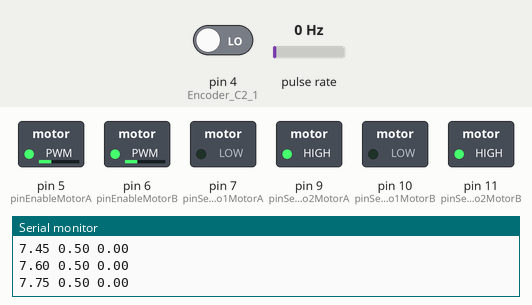
A sketch run on a simulated Arduino Uno, built with avr-gcc and run on an emulated ATmega328P. Shown: switched loads named in the sketch (green lamp = pin HIGH), the last lines printed to the serial monitor. Wiring (inferred from the names in the program): pulse sensor: data pin 2. Inputs (shaded band) come from the test bench; at power-on: pulse rate 0 Hz, pin 4 (Encoder_C2_1) LOW.

Above: at 1.29 s.
1.3 s: pulse rate (sensor on pin 2) set to 4 Hz
At 3.08 s:
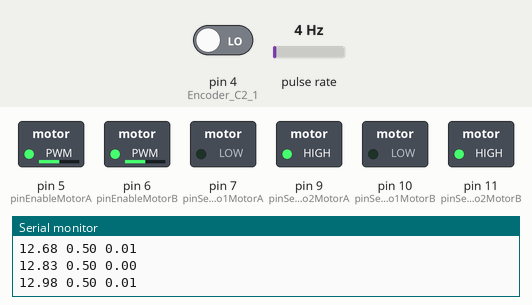
4.3 s: pin 4 (Encoder_C2_1) driven HIGH
At 6.2 s:
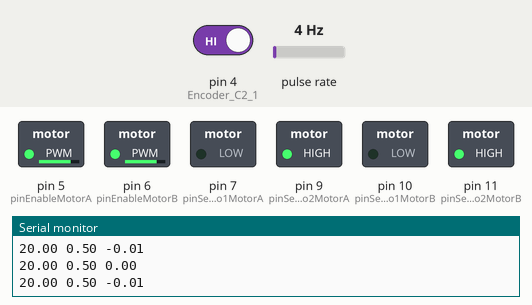
Timing chart, 0 to 7.7 s (numbered marks = the images above; inputs shaded):
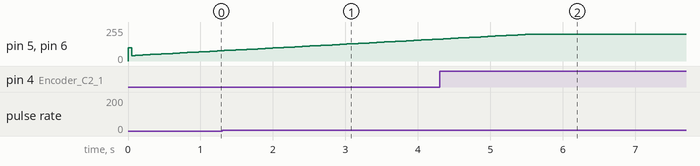

Measured:
- after the input at 4.3 s, pin 5 (pinEnableMotorA), pin 6 (pinEnableMotorB): goes on until 5.5 s, then stays 200/255

The sketch:

controlador_teste.ino
```cpp
/* ------------- Variaveis para primeiro encoder   */
const byte Encoder_C1_1 = 2;
const byte Encoder_C2_1 = 4;
byte Encoder_C1_1Last_ESQ;
long int duracao_ESQ;
boolean Direcao_ESQ;

#define pinEnableMotorA  5
#define pinEnableMotorB 6

#define pinSentido1MotorA 7
#define pinSentido2MotorA 9

#define pinSentido1MotorB 10
#define pinSentido2MotorB 11

unsigned long currentTime;
unsigned long lastTime = 0;
const unsigned long periodTime = 50;

float w = 0;
int n = 0;
float Pi = 3.1415926535;
float Setpoint = 0.5;


float cntrlP = 0;
float cntrlI = 0;
float cntrlD = 0;
float cntrlSignal = 0;
float error, lastError = 0;
float kp = 0.03;
float ki = 0.06;
float kd = 0.007;

#define ERRO_MIN 75

void setup() {
  Serial.begin(9600);
  pinMode(pinEnableMotorA, OUTPUT); // Colocando os pinos como saída
  pinMode(pinEnableMotorB, OUTPUT);
  pinMode(pinSentido1MotorA, OUTPUT);
  pinMode(pinSentido2MotorA, OUTPUT);
  pinMode(pinSentido1MotorB, OUTPUT);
  pinMode(pinSentido2MotorB, OUTPUT);
  EncoderInit();
  mov(1, 100, 1, 100);
}

void loop() {
  // Control Loop Frequency Time
  if (millis() > lastTime + periodTime)
  {
    lastTime = millis(); // Reset Timer
    noInterrupts();
    n = duracao_ESQ;
    duracao_ESQ = 0;
    interrupts();


    w = (2 * Pi * n) / (periodTime * 20); //Calculo da velocidade W de uma roda
    lastError = error; //Salvo erro passado
    error = Setpoint - w;  //Calculo novo erro
    cntrlP = kp * error;
    cntrlI = cntrlI + ki * error * periodTime;
    cntrlD = kd * (error - lastError) / periodTime;
    cntrlSignal = (cntrlP + cntrlI + cntrlD)+40;  //Sinal de controle PWM
    if (cntrlSignal >= 200 || cntrlSignal <= -200 ) { //Saturador
      cntrlSignal = 200;
    }
    if (cntrlSignal < 0 ) {
      cntrlSignal = -cntrlSignal;
      mov(2, cntrlSignal, 2, cntrlSignal);
    }

    else {
      mov(1, cntrlSignal, 1, cntrlSignal);
    }

    if(w>0.45){
      Setpoint = -0.5;
    }
    //Serial.print("cntrlSignal ");
    //Serial.println(cntrlSignal);
    //Serial.print("lastError ");
    //Serial.println(lastError);
    //Serial.print("w ");
    //Serial.println(w);

    Serial.print(cntrlSignal/10);
    Serial.print(" ");
     Serial.print(Setpoint);
    Serial.print(" ");
    //Serial.println(cntrlSignal);
    //Serial.print(" ");
    Serial.println(w);

  }
}
void mov(int SinE, int we, int SinD, int wd) {
  analogWrite(pinEnableMotorA, wd);
  analogWrite(pinEnableMotorB, we);
  if (SinE == 2) {
    digitalWrite(pinSentido1MotorA, HIGH);
    digitalWrite(pinSentido2MotorA, LOW);
  }
  if (SinE == 1) {
    digitalWrite(pinSentido1MotorA, LOW);
    digitalWrite(pinSentido2MotorA, HIGH);
  }

  if (SinD == 2) {
    digitalWrite(pinSentido1MotorB, HIGH);
    digitalWrite(pinSentido2MotorB, LOW);
  }
  if (SinD == 1) {
    digitalWrite(pinSentido1MotorB, LOW);
    digitalWrite(pinSentido2MotorB, HIGH);
  }
}

//------------------INICIALIZACAO DO ENCODER---------
void EncoderInit()
{
  pinMode(Encoder_C2_1, INPUT);

  attachInterrupt(0, calculapulso_ESQ, CHANGE);
}

//---------------CALCULO ENCODER ESQUERDO-----------------
void calculapulso_ESQ()
{
  int Lstate = digitalRead(Encoder_C1_1);
  if ((Encoder_C1_1Last_ESQ == LOW) && Lstate == HIGH)
  {
    int val = digitalRead(Encoder_C2_1);
    if (val == LOW && Direcao_ESQ)
    {
      Direcao_ESQ = false; //Reverse
    }
    else if (val == HIGH && !Direcao_ESQ)
    {
      Direcao_ESQ = true;  //Forward
    }
  }
  Encoder_C1_1Last_ESQ = Lstate;

  if (!Direcao_ESQ)  duracao_ESQ++;
  else  duracao_ESQ--;
}
```
